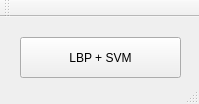
<?xml version="1.0" encoding="UTF-8"?>
<ui version="4.0">
 <class>MainWindow</class>
 <widget class="QMainWindow" name="MainWindow">
  <property name="geometry">
   <rect>
    <x>0</x>
    <y>0</y>
    <width>199</width>
    <height>104</height>
   </rect>
  </property>
  <property name="minimumSize">
   <size>
    <width>199</width>
    <height>104</height>
   </size>
  </property>
  <property name="maximumSize">
   <size>
    <width>199</width>
    <height>104</height>
   </size>
  </property>
  <property name="windowTitle">
   <string>TSR</string>
  </property>
  <property name="windowIcon">
   <iconset>
    <normaloff>006-roundabout.png</normaloff>006-roundabout.png</iconset>
  </property>
  <widget class="QWidget" name="centralWidget">
   <property name="minimumSize">
    <size>
     <width>199</width>
     <height>104</height>
    </size>
   </property>
   <property name="maximumSize">
    <size>
     <width>199</width>
     <height>104</height>
    </size>
   </property>
   <widget class="QPushButton" name="pushButton">
    <property name="geometry">
     <rect>
      <x>20</x>
      <y>20</y>
      <width>161</width>
      <height>41</height>
     </rect>
    </property>
    <property name="text">
     <string>LBP + SVM</string>
    </property>
   </widget>
  </widget>
  <widget class="QToolBar" name="mainToolBar">
   <attribute name="toolBarArea">
    <enum>TopToolBarArea</enum>
   </attribute>
   <attribute name="toolBarBreak">
    <bool>false</bool>
   </attribute>
  </widget>
  <widget class="QStatusBar" name="statusBar"/>
 </widget>
 <layoutdefault spacing="6" margin="11"/>
 <resources/>
 <connections/>
</ui>
